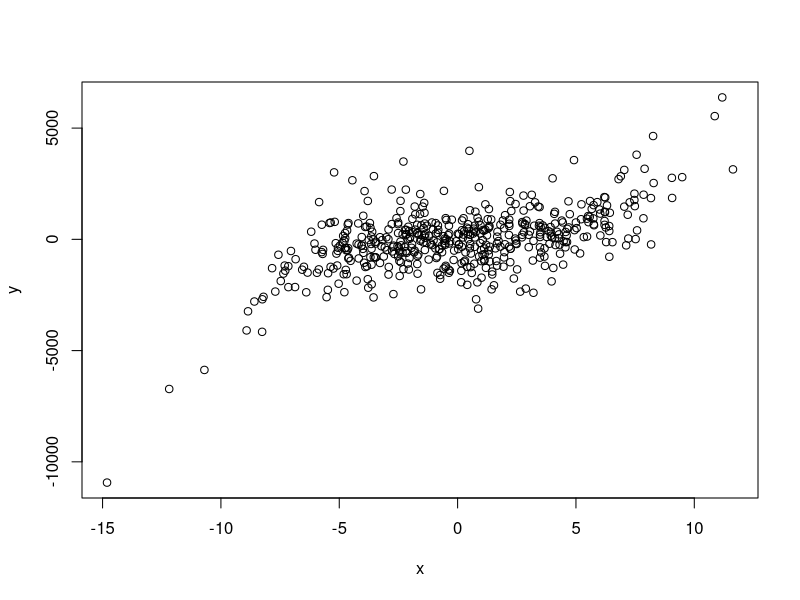

Reproduce this figure in R.
polynomial <- list()

for (i in (1:500)) {
  sdRnd <- abs(rnorm(1,mean = 1000, sd = 350))
  X <- rnorm(1, mean = 0, sd = 4)
  Y <- 4*X^3 - 2*X^2 + X + rnorm(1, mean = 0, sd = sdRnd)
  data <- data.frame(x = X, y = Y)
  polynomial[[i]] <- data
}

poly = do.call(rbind, polynomial)

plot(poly)